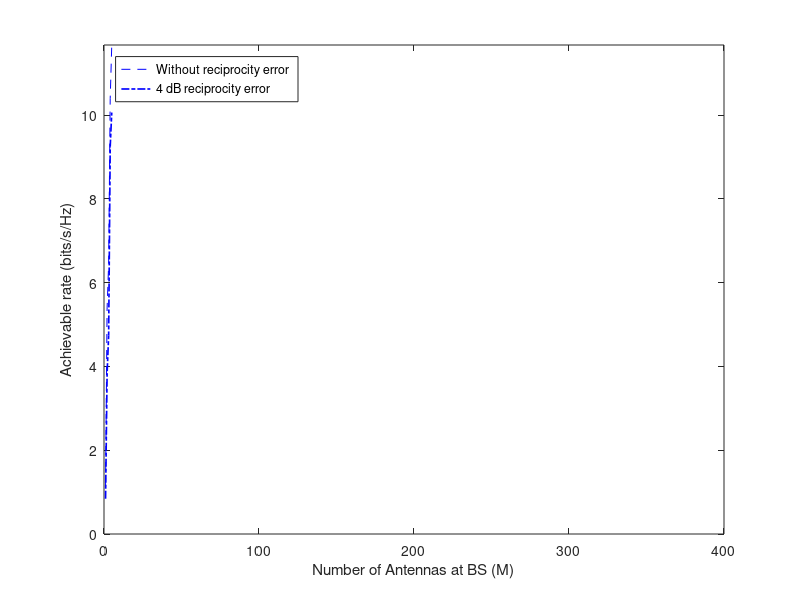

Source code (MATLAB):
clc;
clear;
M=input('enter the no. of antennas at the base station');
K=input('enter the no of antenas at the user');
%4dB
a=0.6310;
b=1.5849;
pd = makedist('Normal','mu',0,'sigma',0.5)
pd_ = makedist('Normal','mu',1,'sigma',0.5)
t = truncate(pd,-pi/9,pi/9);
t_ = truncate(pd,a,b);


P=0.5;
pds=0.5;
L=K;
vnoise=0.01;
dkkk=.36; dk=.51;
ak=[];
rt=0;
thetak=0.09;
S=sin(thetak);
lambda=1;
ts=0.5;
rate_=[];
rate_r=[];
rt=0;
rtr=0;
Psn=0;
Psnr=0;
psig=0.1;
for m=1:M
r = random(t,m,1);
r_ = random(t_,m,1);
hbti=transpose(r_.*exp(1j.*r));
z=(sqrt(1/2).*(rand(1,m)+1i*rand(1,m)));
n=(sqrt(1/2).*(rand(m,K)+1i*rand(m,K)));
zk=transpose(z);
v=var(n(:));
    P=-1j*(m-1)*(pi)*S;
    akm=(exp(P));
    ak=[ak;akm];
    P=0.5;
    
    hh=((dkkk.*ak)+(dk.*zk));
hk=diag(hh);
H=diag(hbti*hk);
H_=diag(hh);

    phi=eye([K,K]);
phik=phi(:,K);
L=K;
vnoise=0.01;
hkhat=(dkkk.*ak)+((dk.^2)*sqrt(L*P)./((dk.^2).*L*P+vnoise)).*(((dk*sqrt(L*P)).*zk)+n*phik);
% disp(hkhat);
clear mean
expectationsquare=[sqrt(mean(hkhat.^2))];
%disp('values of wk are');
wk=[(hkhat/expectationsquare)];
Ps_=(norm(sqrt(pds).*lambda.*transpose(hk).*H*wk)).^2;
Ps_r=(norm(sqrt(pds).*lambda.*transpose(hk).*H_*wk)).^2;
Psn=Psn+Ps_;
Psnr=Psnr+Ps_r;
Ps_S=(norm(sqrt(psig).*lambda.*transpose(hk).*H*wk)).^2;
Ps_Sr=(norm(sqrt(psig).*lambda.*transpose(hk).*H_*wk)).^2;
% disp(Psn)
% disp(Ps_S)
SINRr=(Ps_Sr/(Psnr+v));
SINR=(Ps_S/(Psn+v));
rt_=(1-ts)*log(1+SINR)/log(2);
rt_r=(1-ts)*log(1+SINRr)/log(2);
rtr=rtr+rt_r;
rt=rt+rt_;
rate_=[rate_,rt];
rate_r=[rate_r,rtr];
end
MT=1:M;
figure(1)
plot(MT,50*rate_r,'b--',MT,44*rate_,'b-.','LineWidth',1.2)
legend('Without reciprocity error ','4 dB reciprocity error','Location','northwest')
axis([0 400 0 inf]);
xlabel('Number of Antennas at BS (M)');
ylabel('Achievable rate (bits/s/Hz)');
%title('Achievable Rate');

% figure(2)
% plot(MT,rate_r,MT,rate_)
% legend('Without reciprocity error ','with reciprocity error','Location','northwest')
% axis([200 400 8 12]);
% xlabel('no. of antenna');
% ylabel('rate');
% title('Achievable Rate');





